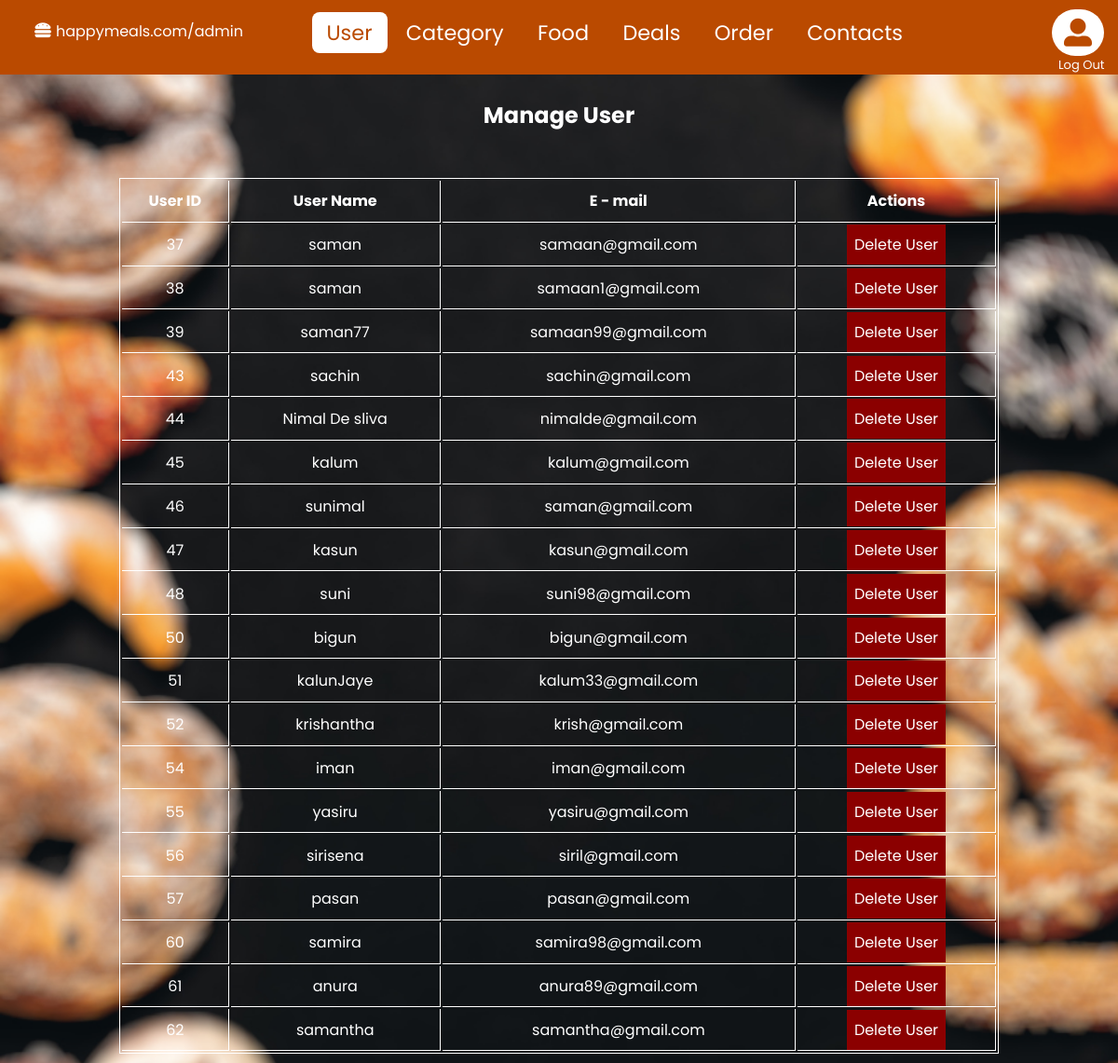
The app's page /adminside/admin.php (signed in) with its own data.
### tables this page shows
CREATE TABLE `users` (
  `id` int(11) NOT NULL,
  `username` varchar(255) NOT NULL,
  `phoneNo` int(11) NOT NULL,
  `email` varchar(255) NOT NULL,
  `password` varchar(255) NOT NULL,
  `userType` varchar(255) NOT NULL
);

### adminSide/admin.php (the view, shortened to what this page needs)
<?php
	  include '../config.php';
      include('adminnav.php');
?>
     <div class="managerUser">
     <h2>Manage User</h2>
            <br><br>
            <center>
            <table>
                <tr>
                    <th>User ID</th>
                    <th>User Name</th>
                    <th>E - mail</th>
                    <th>Actions</th>
                </tr>
                <?php
                        $sql = "SELECT * FROM users WHERE userType = 'customer'";
                        $result = mysqli_query($conn,$sql);
                        while( $row = mysqli_fetch_array($result))
                        {
                            $id = $row['id'] ;
                            ?>
                            <tr>
                                <td><?php  echo $row['id'] ;?></td>
                                <td><?php  echo $row['username'];?></td>
                                <td><?php  echo $row['email'];?></td>
                                <td>
                                    <a href="deleteuser.php?id=<?php echo $id ?>" class = "delete">Delete User</a>
                                </td>
                            </tr>
                            <?php
                        }
                ?>
            </table>
            </center>
     </div>
</body>
</html>

### style/navbar.css (style rules this page uses)
* { padding: 0; margin: 0; box-sizing: border-box; }
body { font-family: 'Poppins', sans-serif; }

### style/admin.css (style rules this page uses)
body { background-image: url(../Images/adminback.jpg); color:white; background-size: cover; background-position: center; }
h2 { justify-content: center; text-align: center; }
.managerUser { margin-top: 1rem; padding: 10px; }
.managerUser table { width: 80%; border: 0.5px solid white; }
.managerUser table th,td { border-bottom: 0.5px solid white; border-right: 0.5px solid white; padding: 1%; text-align: center; }
.managerUser a { text-decoration: none; color: white; padding: 10px 8px; }
.managerUser .delete { background-color:darkred; }

### records on screen
users: id "37", username "saman", email "samaan@gmail.com"
users: id "38", username "saman", email "samaan1@gmail.com"
users: id "39", username "saman77", email "samaan99@gmail.com"
users: id "43", username "sachin", email "sachin@gmail.com"
users: id "44", username "Nimal De sliva", email "nimalde@gmail.com"
users: id "45", username "kalum", email "kalum@gmail.com"
users: id "46", username "sunimal", email "saman@gmail.com"
users: id "47", username "kasun", email "kasun@gmail.com"
users: id "48", username "suni", email "suni98@gmail.com"
users: id "50", username "bigun", email "bigun@gmail.com"
users: id "51", username "kalunJaye", email "kalum33@gmail.com"
users: id "52", username "krishantha", email "krish@gmail.com"
users: id "54", username "iman", email "iman@gmail.com"
users: id "55", username "yasiru", email "yasiru@gmail.com"
users: id "56", username "sirisena", email "siril@gmail.com"
users: id "57", username "pasan", email "pasan@gmail.com"
users: id "60", username "samira", email "samira98@gmail.com"
users: id "61", username "anura", email "anura89@gmail.com"
users: id "62", username "samantha", email "samantha@gmail.com"

### other values on screen
$_SESSION['username'] "admin"
